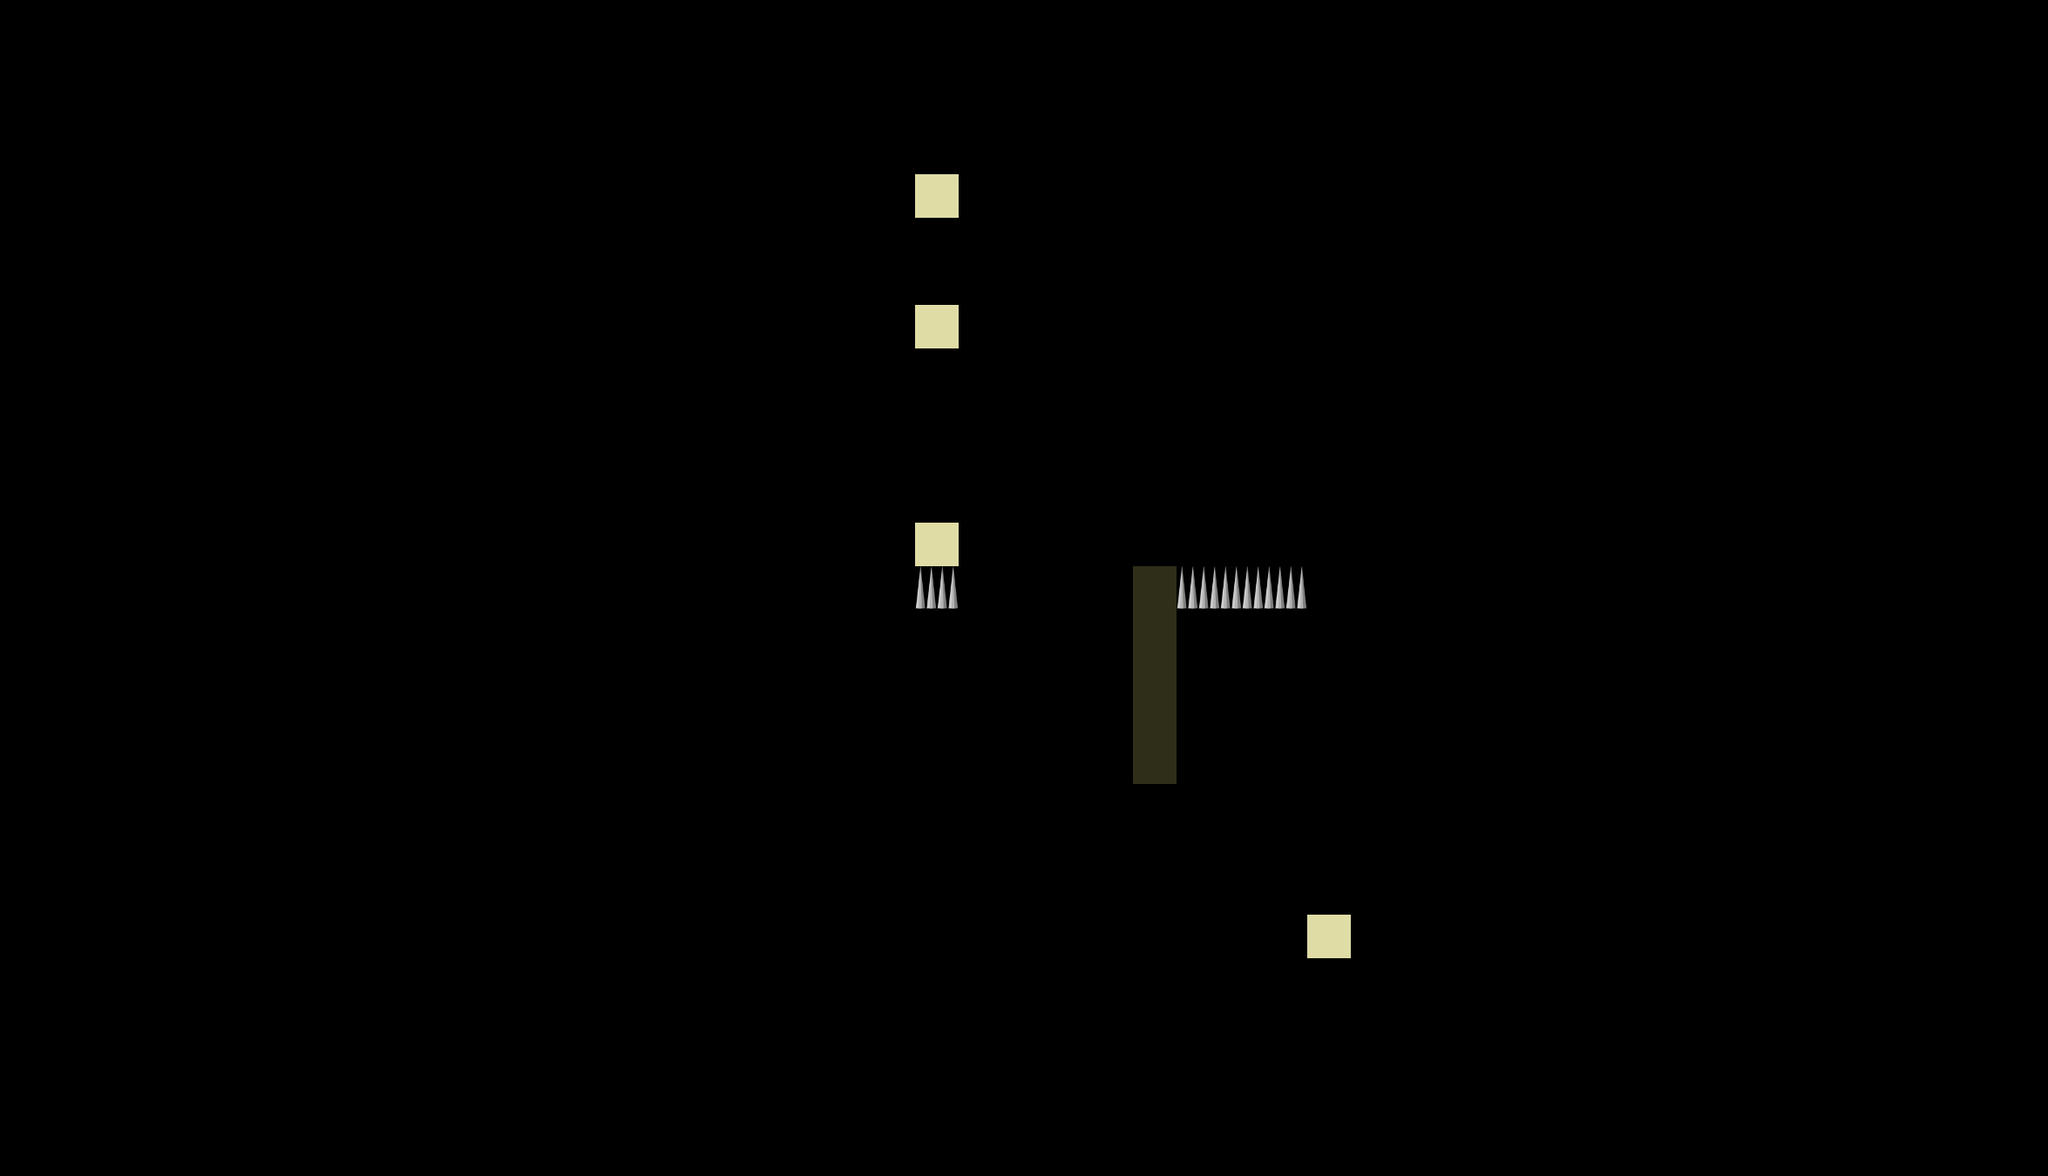

Tiled map render using the project's own tile images. Description and the map definition, with tile-layer contents summarised, below:
An orthogonal 47x27 tile map with 50x50 px tiles, 1 tile layer (Foreground) and 2 objects (player, goal).

<map version="1.0" orientation="orthogonal" width="47" height="27" tilewidth="50" tileheight="50">
 <tileset firstgid="1" name="l1full" tilewidth="50" tileheight="50">
  <image source="l1full.png" trans="00007f" width="300" height="50" />
 </tileset>
 <layer name="Foreground" width="47" height="27">
  <properties>
   <property name="tileset" value="l1full" />
  </properties>
  <data>[1269 cells, 13 non-empty, 3 distinct tile ids]</data>
 </layer>
 <objectgroup name="Object Layer 1" width="47" height="27">
  <object name="player" x="1050" y="150" width="50" height="50" />
  <object name="goal" x="1700" y="1150" width="50" height="50" />
 </objectgroup>
</map>
